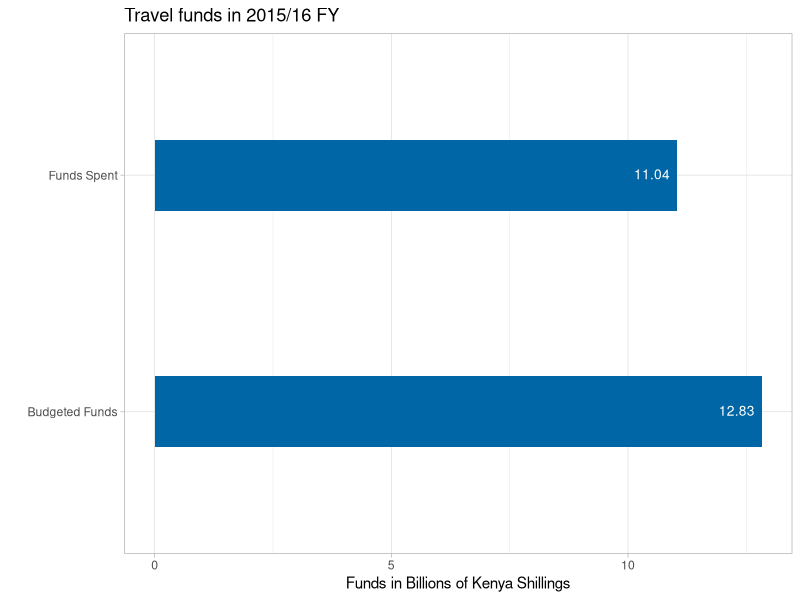

The R script that drew this image:
library(ggplot2)

#create vectors
category <- c("Budgeted Funds", "Funds Spent")
figures <- c(12.83, 11.04)
counties <- c("Murang'a", "Trans Nzoia", "Makueni", "Machakos","Turkana", "Kwale")
spending <- c(0,0,0,0,0,150)

overall.data <- data.frame(category, figures)
counties.data <- data.frame(counties, spending)

# Basic barplot
fact4 <- ggplot(overall.data, aes(x=category, y=figures, label=sprintf("%0.2f", round(figures, digits = 4)))) +
  geom_bar(stat="identity", width = 0.3, fill="#0066A5") +
  geom_text(aes(label=figures), vjust=0.4, hjust=1.2, color="white", size=3.5)+
  labs(title = "Travel funds in 2015/16 FY", y ="Funds in Billions of Kenya Shillings", x="") +
  theme_light() +
  coord_flip()

fact4
